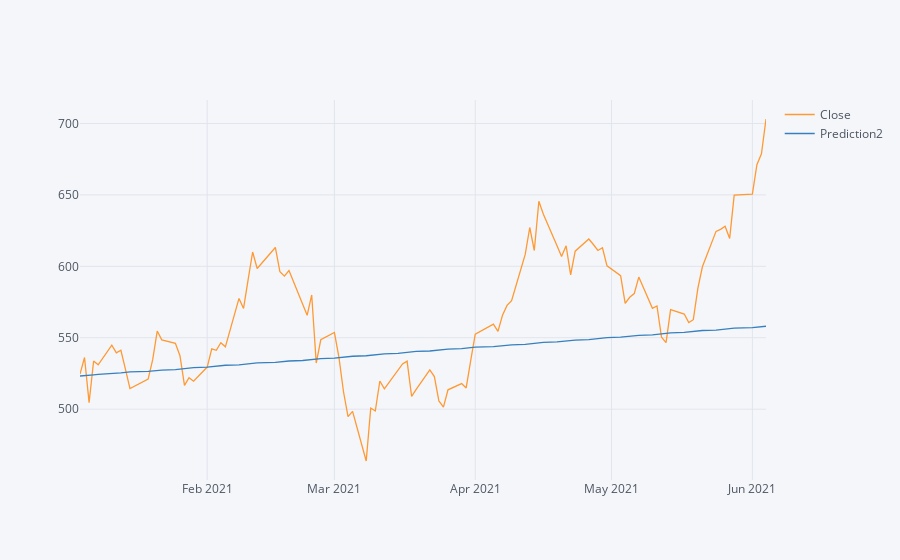

Source (notebook cell):
### Code cell
future_forecast2 = pd.DataFrame(future_forecast2,index = test2.index,columns=['Prediction2'])
result_df = pd.concat([test2,future_forecast2],axis=1)
result_df.iplot()
